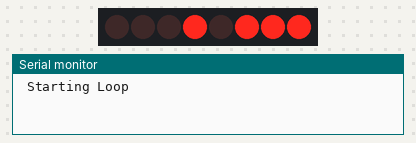
Bench run of a sketch on a simulated Arduino Uno, built with avr-gcc and run on an emulated ATmega328P. On the bench: 8 shift-register outputs drawn as a row of LEDs (first output left, lit = HIGH), the last lines printed to the serial monitor. Wiring (inferred from the names in the program): shift register (74HC595): data pin 2; shift clock pin 3; latch pin 4. Wiring (inferred from the signals the program sends): row of LEDs: on Q0, Q1, Q2, Q3, Q4, Q5, Q6, Q7. Random numbers use the default seed unless the sketch sets one.

Above: at 0.1 s.
At 4.6 s:
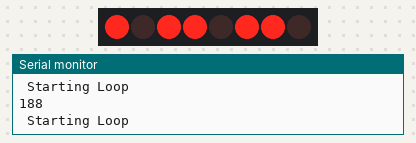
At 9.6 s:
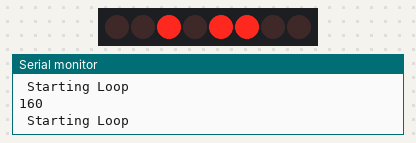
At 19.6 s:
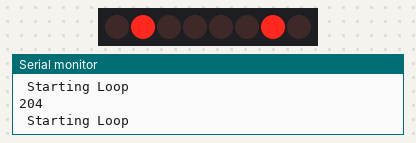
At 29.1 s:
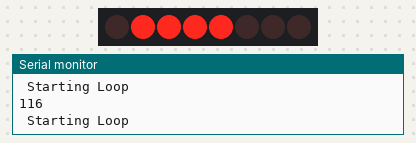
At 39.1 s:
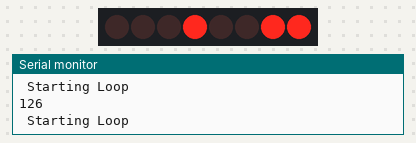
Timing chart, 0 to 40.0 s (numbered marks = the images above):
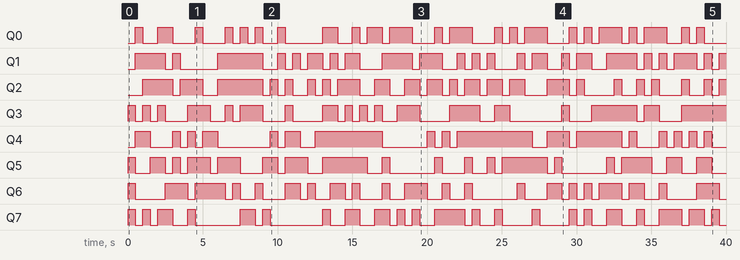

Measured:
- by itself, Q0: LOW → HIGH at 0.50 s, → LOW 0.50 s later, → HIGH 1.0 s later, → LOW 1.0 s later, … (46 changes in this stretch)
- by itself, Q1: LOW → HIGH at 0.50 s, → LOW 2.0 s later, → HIGH 0.50 s later, → LOW 0.50 s later, … (45 changes in this stretch)
- by itself, Q2: LOW → HIGH at 1.0 s, → LOW 2.0 s later, → HIGH 0.50 s later, → LOW 1.5 s later, … (45 changes in this stretch)
- by itself, Q3: LOW → HIGH at 0.00 s, → LOW 0.50 s later, → HIGH 0.50 s later, → LOW 0.50 s later, … (35 changes in this stretch)
- by itself, Q4: LOW → HIGH at 0.50 s, → LOW 1.0 s later, → HIGH 1.5 s later, → LOW 0.50 s later, … (34 changes in this stretch)
- by itself, Q5: LOW → HIGH at 0.00 s, → LOW 0.50 s later, → HIGH 1.0 s later, → LOW 1.0 s later, … (36 changes in this stretch)
- by itself, Q6: LOW → HIGH at 0.00 s, → LOW 0.50 s later, → HIGH 2.0 s later, → LOW 1.5 s later, … (42 changes in this stretch)
- by itself, Q7: LOW → HIGH at 0.00 s, → LOW 0.50 s later, → HIGH 0.50 s later, → LOW 0.50 s later, … (44 changes in this stretch)

The sketch:

CIRC_05.ino
```cpp
/* This is a code that writen for project # 5 of the ARDX starter kit.
   This code drives a serial to paralele register. The register is used to light up LEDs.
   This code also utalizes a random number generator to produce random number for the register.
*/


int data = 2;
int clock = 3;
int latch = 4;

void setup(){ Serial.begin(9600);

 pinMode(data, OUTPUT);
 pinMode(clock, OUTPUT);
 pinMode(latch, OUTPUT);
}

void loop() { Serial.println(" Starting Loop");

  int delayTime = 500;
 /*
  // Count up form 0 to 255
  for(int i=0; i<256; i++){ upDateLEDs(i); delay(delayTime); Serial.println(i);}

  // Count down from 255 to 0
  for(int i=255; i>0; i--){ upDateLEDs(i); delay(delayTime); Serial.println(i);}
*/

 // Generate a random number
 int i = random(0,255);
 upDateLEDs(i), delay(delayTime), Serial.println(i);

  Serial.print("");
 }

 void upDateLEDs (int value){
   digitalWrite(latch, LOW);

   shiftOut(data, clock, MSBFIRST, value);

   digitalWrite(latch, HIGH);

 }
```
